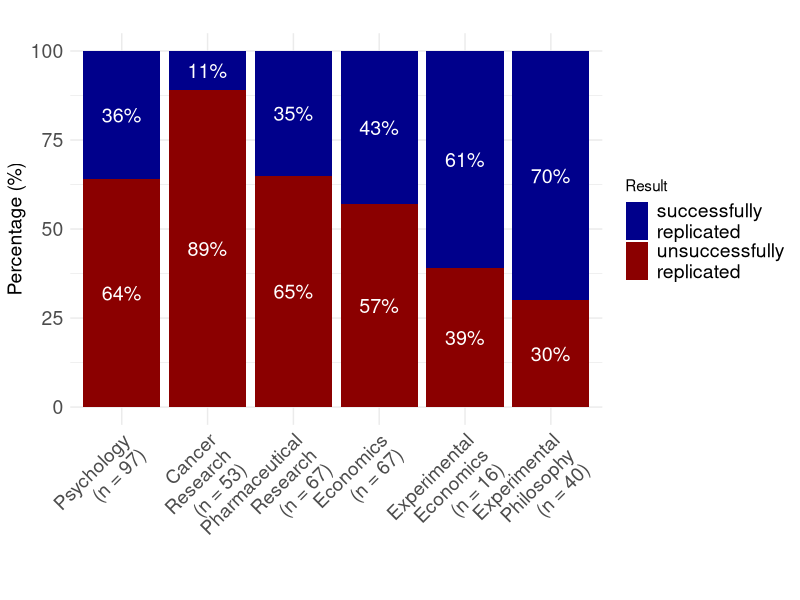

Here is the R script that generated this plot:
## ---- chunk 1
library(ggplot2)
library(tidyverse)

# Sample data
df <- data.frame(Category = rep(c("Psychology (n = 97)", 
                                  "Cancer Research (n = 53)", 
                                  "Pharmaceutical Research (n = 67)",
                                  "Economics (n = 67)", 
                                  "Experimental Economics (n = 16)",
                                  "Experimental Philosophy (n = 40)"), 
                                each = 2),
                 Result = rep(c("successfully replicated",
                                "unsuccessfully replicated"), 
                              times = 6),
  Value = c(36, 64, 11, 89, 35, 65, 43, 57, 61, 39, 70, 30)
)

# Preserve order of bars on x-axis
df$Category <- factor(
  df$Category,
  levels = c("Psychology (n = 97)", 
             "Cancer Research (n = 53)", 
             "Pharmaceutical Research (n = 67)",
             "Economics (n = 67)", 
             "Experimental Economics (n = 16)",
             "Experimental Philosophy (n = 40)")
)

# Make stacking order explicit by setting factor levels for Series.
df$Series <- factor(df$Result, 
                    levels = c("successfully replicated",
                               "unsuccessfully replicated"))

# Plot
ggplot(df, aes(x = Category, y = Value, fill = Result)) +
  geom_bar(stat = "identity") +
  geom_text(aes(label = paste0(Value, "%")), # use position_stack(vjust = 0.5) to center a label inside each segment
            position = position_stack(vjust = 0.5),
            color = "white",
            size = 5) +
  labs(title = "",
       x = "",
       y = "Percentage (%)") +
  scale_fill_manual(values = c("successfully replicated" = "darkblue",
                               "unsuccessfully replicated" = "darkred"),
                    labels = function(x) str_wrap(x, width = 12)) + # wrap legend names
  theme_minimal() +
  scale_x_discrete(labels = function(x) str_wrap(x, width = 10)) + # to wrap text
  theme(axis.text.x = element_text(angle = 45, hjust = 1, size = 14),
        axis.text.y = element_text(size = 14),
        axis.title.x = element_text(size = 14),
        axis.title.y = element_text(size = 14),
        legend.text = element_text(size = 14))


